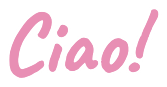
#> input picture src/assets/ciao.png, 167 x 87 px; its folder holds only this picture in this run
$ python -i make_placeholder_assets.py   (imports and definitions only)
#> lines starting #> are read from the running program, lines starting #| are printed output that depends on the picture
"""
Placeholder illustration generator for "Letters For You".

These are STAND-INS. Every file it writes into src/assets/ is meant to be
replaced by Gulzar's hand-drawn PNGs. The app never draws illustrations in
CSS or SVG — it only ever renders <img src> pointing at these filenames, so
swapping the art needs no code changes at all.

The one thing the real art must match is the LAYER SPLIT. An envelope is three
separate transparent PNGs, all 600x400 except the flap:

    envelope-<color>-back.png   600x400  the whole envelope body, flat
    envelope-<color>-front.png  600x400  ONLY the front pocket panel (bottom V),
                                         transparent above it
    envelope-<color>-flap.png   600x200  ONLY the top triangle, hinge along y=0

The letter sits in the DOM between back and front, so it slides up out of the
pocket and passes behind the front panel. The flap is its own image so it can
rotate on rotateX without dragging the body with it.

Run:  python3 tools/make_placeholder_assets.py
"""

import math
import os
import random

from PIL import Image, ImageDraw, ImageFilter

# [1 line not run here, left out]

OUT = os.path.join(os.path.dirname(os.path.dirname(os.path.abspath(__file__))), "src", "assets")
# [1 line not run here, left out]

# ---- palette (the only colours allowed anywhere in this project) -----------
SAGE = (156, 176, 97)
DEEP_SAGE = (117, 136, 74)
SOFT_PINK = (245, 184, 206)
DEEP_PINK = (232, 143, 180)
CREAM = (250, 243, 220)
HEART_RED = (244, 86, 107)
LILAC = (168, 123, 200)
OLIVE_BG = (179, 183, 144)

INK = DEEP_SAGE  # single outline colour, the way a linocut has one key plate

ENVELOPES = {"sage": SAGE, "pink": SOFT_PINK, "cream": CREAM}

W, H = 600, 400
SS = 3  # supersample factor — draw big, shrink down, get smooth edges


def rgba(c, a=255):
    return (c[0], c[1], c[2], a)


def mix(a, b, t):
    return tuple(round(a[i] + (b[i] - a[i]) * t) for i in range(3))


def canvas(w, h):
    img = Image.new("RGBA", (w * SS, h * SS), (0, 0, 0, 0))
    return img, ImageDraw.Draw(img)


def finish(img, w, h):
    return img.resize((w, h), Image.LANCZOS)


def s(pts):
    """scale a point list into supersampled space"""
    return [(x * SS, y * SS) for x, y in pts]


def wobble(pts, amount=3.0):
    """nudge each vertex a little so nothing looks machine-straight"""
    return [(x + random.uniform(-amount, amount), y + random.uniform(-amount, amount)) for x, y in pts]


def ink_polygon(draw, pts, fill, width=5, closed=True, jitter=2.5):
    p = wobble(pts, jitter)
    if fill is not None:
        draw.polygon(s(p), fill=fill)
    line = p + [p[0]] if closed else p
    # two passes at slightly different offsets reads as a pressed, uneven line
    draw.line(s(line), fill=rgba(INK), width=int(width * SS), joint="curve")
    draw.line(s([(x + 0.8, y + 0.6) for x, y in line]), fill=rgba(INK, 90), width=int(width * SS * 0.7), joint="curve")


def grain(img, strength=10):
    """a whisper of gouache texture so flat fills don't look like CSS"""
    w, h = img.size
    noise = Image.effect_noise((w, h), 42).convert("L").filter(ImageFilter.GaussianBlur(1.2))
    px = img.load()
    npx = noise.load()
    for y in range(0, h, 2):
        for x in range(0, w, 2):
            r, g, b, a = px[x, y]
            if a == 0:
                continue
            d = (npx[x, y] - 128) / 128 * strength
            px[x, y] = (
                max(0, min(255, int(r + d))),
                max(0, min(255, int(g + d))),
                max(0, min(255, int(b + d))),
                a,
            )
    return img


def heart_points(cx, cy, size, n=90):
    pts = []
    for i in range(n):
        t = i / n * 2 * math.pi
        x = 16 * math.sin(t) ** 3
        y = 13 * math.cos(t) - 5 * math.cos(2 * t) - 2 * math.cos(3 * t) - math.cos(4 * t)
        pts.append((cx + x * size / 32, cy - y * size / 32))
    return pts


# ---------------------------------------------------------------- envelopes
# The pocket's top edge has to sit HIGH enough that a letter parked at 48% of
# the envelope's height is completely hidden behind it, and the flap's tip has
# to reach past the pocket's apex so the closed envelope has no gap through it.
BODY = [(18, 8), (582, 8), (582, 392), (18, 392)]
POCKET = [(18, 392), (582, 392), (582, 130), (300, 190), (18, 130)]
FLAP = [(18, 2), (582, 2), (300, 200)]
FLAP_H = 210  # canvas height for the flap layer, hinged along y = 0


# [19 lines left out: functions envelope_back, envelope_front, envelope_flap, not called in this run]


# [4 lines not run here, left out]


# -------------------------------------------------------------- wax seal
# Two halves so the seal can BREAK rather than fade — each half is drawn in a
# full-width canvas and then cropped, so they line up perfectly when together.
def seal_halves():
    img, d = canvas(160, 160)
#> in canvas, `img = Image.new("RGBA", (w * SS, h * SS), (0, 0, 0, 0))`: img: PIL image 480x480 RGBA; every value is 0
    ink_polygon(d, heart_points(80, 84, 116), rgba(HEART_RED), width=5, jitter=1.2)
#> in ink_polygon, `p = wobble(pts, jitter)`: p = 90 pairs, first value 21.15 to 137.9, second value 40.2 to 145.8
#> in ink_polygon, `line = p + [p[0]] if closed else p`: line = 91 pairs, first value 21.15 to 137.9, second value 40.2 to 145.8
    full = grain(finish(img, 160, 160), 8)
#> in finish, `return img.resize((w, h), Image.LANCZOS)`:
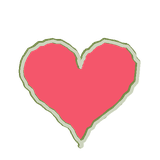
#> returned value: PIL image 160x160 RGBA; mean R, G, B, A 73.5, 35.2, 33.9, 75.5; transparent parts drawn white
#> in grain, `w, h = img.size`: w = 160
#> in grain, `noise = Image.effect_noise((w, h), 42).convert("L").filter(ImageFilter..`:
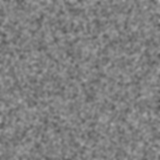
#> noise: PIL image 160x160 L; min 89, max 172, mean 127
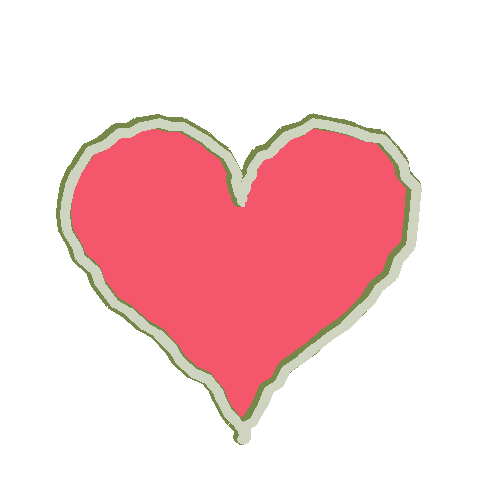
#> img: PIL image 480x480 RGBA; mean R, G, B, A 70.6, 31.8, 32.6, 75.6; transparent parts drawn white
    left = full.crop((0, 0, 80, 160))
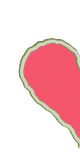
#> left: PIL image 80x160 RGBA; mean R, G, B, A 73.5, 35.2, 34.1, 75.8; transparent parts drawn white
    right = full.crop((80, 0, 160, 160))
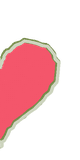
#> right: PIL image 80x160 RGBA; mean R, G, B, A 73.4, 35.2, 33.6, 75.3; transparent parts drawn white
    pad_l = Image.new("RGBA", (80, 160), (0, 0, 0, 0))
#> pad_l: PIL image 80x160 RGBA; every value is 0
    pad_l.paste(left, (0, 0))
    pad_r = Image.new("RGBA", (80, 160), (0, 0, 0, 0))
    pad_r.paste(right, (0, 0))
    return pad_l, pad_r


l, r = seal_halves()
# [2 lines not run here, left out]


# --------------------------------------------------------- heart padlock
# [8 lines left out: function padlock, not called in this run]


# [1 line not run here, left out]


# ------------------------------------------------------------ loose hearts
# [5 lines left out: function loose_heart, not called in this run]


# [3 lines not run here, left out]


# ----------------------------------------------------------------- doily
# [15 lines left out: function doily, not called in this run]


# [1 line not run here, left out]


# --------------------------------------------------------- lavender sprig
# [16 lines left out: function sprig, not called in this run]


# [2 lines not run here, left out]


# ------------------------------------------ hero: open envelope w/ lavender
# [37 lines left out: function hero, not called in this run]


# [5 lines not run here, left out]

>>> from PIL import Image
>>> picture = Image.open('../src/assets/ciao.png')
#> picture is the input picture: PIL image 167x87 RGBA; mean R, G, B, A 172.1, 153.2, 161.1, 84.7
>>> result = grain(picture)
#> call 2 of grain, with strength = 10
#> in grain (call 2), `noise = Image.effect_noise((w, h), 42).convert("L").filter(ImageFilter..`:
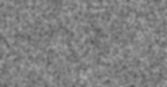
#> noise: PIL image 167x87 L; min 84, max 169, mean 128
